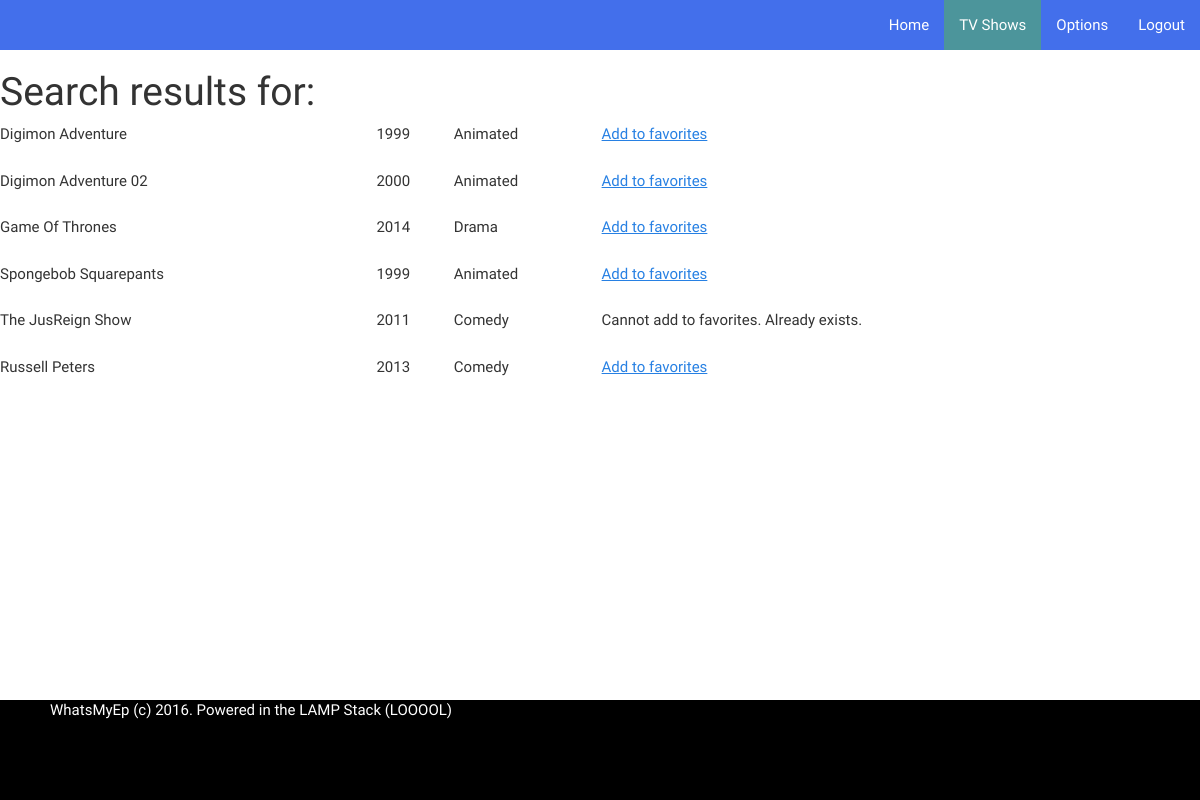
The page /search.php (signed in) on the database its author committed.
### tables this page shows
CREATE TABLE IF NOT EXISTS `shows` (
  `id` int(11) NOT NULL,
  `name` varchar(256) DEFAULT NULL,
  `airdate` int(11) DEFAULT NULL,
  `genre` varchar(256) DEFAULT NULL
);

### search.php (the view, shortened to what this page needs)
<?php
include "db_server.php";
if (isset($_SESSION['name']))
{
?>
<html>
<head>
  <link rel = "stylesheet" href = "css/bootstrap.css">
  <link rel = "stylesheet" href = "css/profile.css">
</head>
<body>
  <div class = "content">
    <nav class="navbar navbar-default custom">
      <div class="navbar-collapse collapse">
        <ul class="nav navbar-nav navbar-right">
          <li><a href="profile.php">Home</a></li>
          <li class = "active"><a href="tv_shows.php">TV Shows</a></li>
          <li><a href="options.php">Options</a></li>
          <li><a href="logout.php">Logout</a></li>
        </ul>
      </div>
    </nav>
    <h1>Search results for: <?php echo $_GET['search']; ?></h1>
    <div class = "table">
      <?php
      $search_term = $_GET['search'];
      $term = "%$search_term%";
      $query = $db->prepare("select * from shows where name like :term");
      $query->bindParam(":term", $term);
      $query->execute();
      echo "<div class = 'table'>";
      while ($row = $query->fetch(PDO::FETCH_ASSOC))
      {
        $id = $row['id'];
        $name = $row['name'];
        $airdate = $row['airdate'];
        $genre = $row['genre'];
        echo "<div class = 'row'>";
        echo "  <div class = 'column'>";
        echo "    $name";
        echo "  </div>";
        echo "  <div class = 'column'>";
        echo "    $airdate";
        echo "  </div>";
        echo "  <div class = 'column'>";
        echo "    $genre";
        echo "  </div>";
        $check = $db->prepare("select count(*) from user_shows where show_id = :id and user_id = :uid");
        $check->bindParam(":id", $id);
        $check->bindParam(":uid", $_SESSION['id']);
        $check->execute();
        $row = $check->fetch(PDO::FETCH_ASSOC);
        echo "  <div class = 'column'>";
        if ($row['count(*)'] == 1)
        {
          echo "Cannot add to favorites. Already exists.";
        }
        else
        {
          echo "<a href = 'add.php?id=$id'>Add to favorites</a>";
        }
        echo "  </div>";
        echo "</div>";
      }
      echo "</div>";
      ?>
    </div>
  </div>
  <footer class = "main-footer">
    <p>WhatsMyEp (c) 2016. Powered in the LAMP Stack (LOOOOL)</p>
  </footer>
</body>
</html>
<?php
}
else
{
  header("Location: index.php");
}
?>

### css/profile.css (style rules this page uses)
body { margin: 0; height: 100%; }
div.content { min-height: 100%; margin-bottom: -100px; }
div.content:after { display: block; content: ""; }
div.content:after, footer { height: 100px; }
footer { background-color: black; color: white; }
footer > p { position: absolute; left: 50px; }
nav.custom { background-color: #436FEB; border-radius: 0; border: 0; }
div ul li.active a { background: #4C959B !important; color: white !important; }
div ul li a { color: white !important; }
div.table { display: table; }
div.row { display: table-row; }
div.column { display: table-cell; padding-bottom: 25px; }

### rows shown on the page
shows: name "Digimon Adventure", airdate "1999", genre "Animated"
shows: name "Digimon Adventure 02", airdate "2000", genre "Animated"
shows: name "Game Of Thrones", airdate "2014", genre "Drama"
shows: name "Spongebob Squarepants", airdate "1999", genre "Animated"
shows: name "The JusReign Show", airdate "2011", genre "Comedy", shows "Cannot add to favorites. Already exists."
shows: name "Russell Peters", airdate "2013", genre "Comedy"
